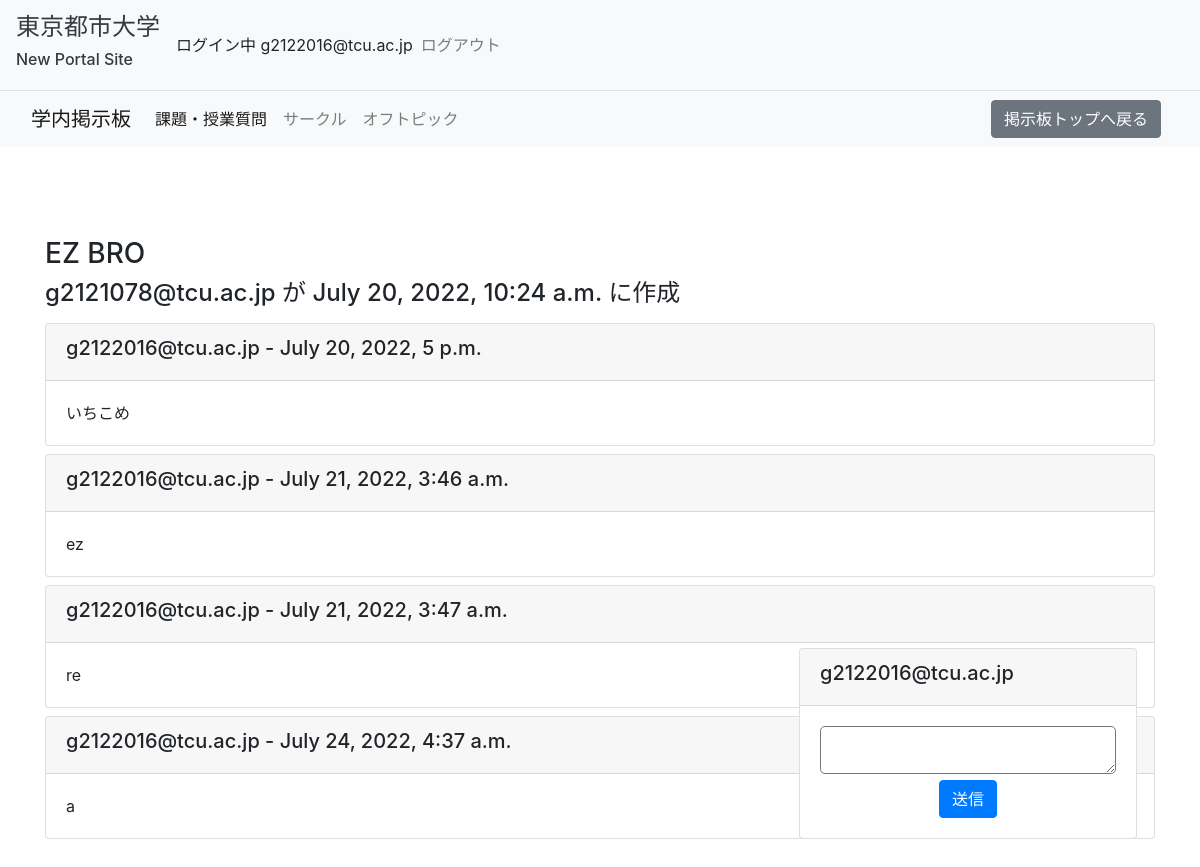
The app's page /social/thread/2 (signed in) with its own data.
### accounts/models.py (models this page shows, shortened)
class User(AbstractBaseUser, PermissionsMixin):
    validate_tcu_email = RegexValidator(
        regex=r"g([0-9]{2})([0-9]{2})([0-9]{3})@tcu\.ac\.jp",
        message="TCU Students Only",
    )
    email = models.EmailField('email address', unique=True, validators=[validate_tcu_email])
    first_name = models.CharField('given name', max_length=30, blank=True)
    last_name = models.CharField('family name', max_length=30, blank=True)
    cafeteria_ticket = models.IntegerField('cafeteria ticket', default=5)
    is_staff = models.BooleanField(
        'staff status',
        default=False,
        help_text='Permission to access to the admin page'
    )
    is_active = models.BooleanField(
        'active',
        default=True,
        help_text='Set False to deactivate accounts'
    )
    date_joined = models.DateTimeField('date joined', default=timezone.now)
    objects = CustomUserManager()
    EMAIL_FIELD = 'email'
    USERNAME_FIELD = 'email'
    REQUIRED_FIELDS = []
    class Meta:
        verbose_name = 'user'
        verbose_name_plural = 'users'

### social/models.py (models this page shows, shortened)
class Genre(models.Model):
    genre_id = models.IntegerField(primary_key=True)
    name = models.CharField(max_length=20, blank=False)
    subtext = models.CharField(max_length=50, blank=True)
    class Meta:
        ordering = ('genre_id',)

class Thread(models.Model):
    owner = models.ForeignKey(User, on_delete=models.CASCADE)
    genre = models.ForeignKey(Genre, on_delete=models.PROTECT)
    date_created = models.DateTimeField()
    last_update = models.DateTimeField()
    title = models.CharField(max_length=50, blank=False)
    replies = models.IntegerField(default=0)
    class Meta:
        ordering = ('last_update',)

class Post(models.Model):
    thread = models.ForeignKey(Thread, on_delete=models.CASCADE)
    author = models.ForeignKey(User, on_delete=models.CASCADE)
    content = models.TextField(blank=False, max_length=1000)
    date_posted = models.DateTimeField()
    class Meta:
        ordering = ('date_posted',)

### social/views.py (the view, shortened to what this page needs)
# urls.py: path('thread/<int:thread_id>', views.ViewPosts.as_view(), name="view_posts"),
class ViewPosts(View):
    template_name = 'social/view_posts.html'
    def get(self, request, *args, **kwargs):
        thread_id = self.kwargs['thread_id']
        thread = Thread.objects.filter(pk=thread_id).get()
        current_genre = Thread.objects.filter(pk=thread_id).get().genre
        genres = Genre.objects.all()
        posts = Post.objects.filter(thread=Thread.objects.get(pk=thread_id)).order_by('date_posted')
        user_pk = self.request.user.pk
        user = User.objects.get(pk=user_pk)
        params = {
            'current_genre': current_genre,
            'genres': genres,
            'posts': posts,
            'user': user,
            'thread': thread,
        }
        return render(request, self.template_name, params)

### templates/social/view_posts.html (shortened to what this page needs)
{% extends 'social/base.html' %}
{% block navbar-list %}
    {% for genre in genres %}
        {% if genre == current_genre %}
            <a class="nav-link active" href="{% url 'social:top' genre.genre_id %}">{{ genre.name }}</a>
        {% else %}
            <a class="nav-link" href="{% url 'social:top' genre.genre_id %}">{{ genre.name }}</a>
        {% endif %}
    {% endfor %}
{% endblock %}
{% block sub-content %}
    <div class="container pb-5">
    <h3>{{ thread.title }}</h3>
    <h4>{{ thread.owner }} が {{ thread.date_created }} に作成</h4>
    {% for post in posts %}
        <div class="pt-2">
        <div class="card">
          <div class="card-header">
              <h5>{{ post.author }} - {{ post.date_posted }}</h5>
          </div>
          <div class="card-body">
            <p class="card-text">{{ post.content }}</p>
          </div>
        </div>
        </div>
    {% endfor %}
    </div>
    <div class="fixed-bottom px-5 pb-5 d-flex justify-content-end">
        <div class="col-4">
            <div class="card">
              <div class="card-header">
                  <h5>{{ user.email }}</h5>
              </div>
              <div class="card-body text-center">
                <form action="" method="post">
                    <textarea name="content" class="form-control-lg col-12"></textarea>
                    <input type="submit" class="btn btn-primary" value="送信">
                </form>
              </div>
            </div>
        </div>
    </div>
{% endblock %}
{% block navbar-submenu %}
    <form action="{% url 'social:top' %}" method="get" class="d-flex px-2">
      <button class="btn btn-secondary" type="submit">掲示板トップへ戻る</button>
    </form>
{% endblock %}

### templates/social/base.html (shortened to what this page needs)
{% extends 'accounts/base.html' %}
{% load static %}
{% block css %}
    <link rel="stylesheet" href="{% static 'social/style.css' %}">
{% endblock %}
{% block content %}
    <div class="under-nav">
        <nav class="navbar navbar-expand-lg navbar-light bg-light border-top">
          <div class="container-fluid">
            <a class="navbar-brand" href="#">学内掲示板</a>
            <div class="collapse navbar-collapse" id="navbarNavAltMarkup">
              <div class="navbar-nav">
                  {% block navbar-list %}
                  {% endblock %}
              </div>
            </div>
          {% block navbar-submenu %}
          {% endblock %}
          </div>
        </nav>
    <div class="under-nav">
        {% block sub-content %}{% endblock %}
    </div>
    </div>
{% endblock %}

### templates/accounts/base.html (shortened to what this page needs)
<!doctype html>
<html lang="ja">
{% load static %}
<head>
    {% block css %}{% endblock %}
    <link rel="stylesheet" href="https://stackpath.bootstrapcdn.com/bootstrap/4.1.0/css/bootstrap.min.css"
>
</head>
<body>
    <nav class="navbar navbar-expand-lg navbar-light bg-light fixed-top">
      <a class="navbar-brand" href="{% url 'accounts:top' %}">
          <h4 class="text-dark ">東京都市大学</h4>
          <h6 class="text-dark">New Portal Site</h6>
      </a>
        {% if user.is_authenticated %}
            <a class="nav-item">ログイン中 {{ user.email }}</a>
        {% else %}
            <a class="nav-item">ログインしていません</a>
        {% endif %}
      <div class="collapse navbar-collapse" id="navbarSupportedContent">
        <ul class="navbar-nav mr-auto">
          {% if user.is_authenticated %}
          <li>
            <a class="nav-item nav-link" href="{% url 'accounts:logout' %}">ログアウト</a>
          </li>
          {% else %}
          <li class="nav-item">
            <a class="nav-item nav-link" href="{% url 'accounts:login' %}">
            ようこそ、ゲスト！ログインはこちら
          </a>
          </li>
          {% endif %}
        </ul>
      </div>
    </nav>
    <div>
        {% block content %}{% endblock %}
    </div>
</body>
</html>

### social/static/social/style.css (style rules this page uses)
.under-nav { padding-top: 90px; }

### records on screen
User: email "g2122016@tcu.ac.jp"
Genre: name "課題・授業質問"
Genre: name "サークル"
Genre: name "オフトピック"
Thread: title "EZ BRO", owner "g2121078@tcu.ac.jp", date_created "July 20, 2022, 10:24 a.m."
Post: author "g2122016@tcu.ac.jp", date_posted "July 20, 2022, 5 p.m.", content "いちこめ"
Post: author "g2122016@tcu.ac.jp", date_posted "July 21, 2022, 3:46 a.m.", content "ez"
Post: author "g2122016@tcu.ac.jp", date_posted "July 21, 2022, 3:47 a.m.", content "re"
Post: author "g2122016@tcu.ac.jp", date_posted "July 24, 2022, 4:37 a.m.", content "a"
